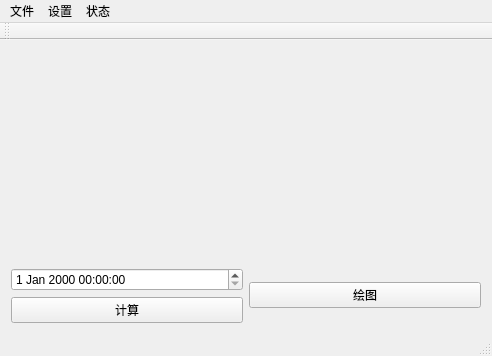
<?xml version="1.0" encoding="UTF-8"?>
<ui version="4.0">
 <class>tideCompare</class>
 <widget class="QMainWindow" name="tideCompare">
  <property name="geometry">
   <rect>
    <x>0</x>
    <y>0</y>
    <width>492</width>
    <height>356</height>
   </rect>
  </property>
  <property name="windowTitle">
   <string>tideCompare</string>
  </property>
  <widget class="QWidget" name="centralWidget">
   <layout class="QGridLayout" name="gridLayout">
    <item row="0" column="0" colspan="2">
     <widget class="QCustomPlot" name="customPlot" native="true"/>
    </item>
    <item row="1" column="0">
     <widget class="QDateTimeEdit" name="dateTimeEdit">
      <property name="time">
       <time>
        <hour>0</hour>
        <minute>0</minute>
        <second>0</second>
       </time>
      </property>
      <property name="maximumDateTime">
       <datetime>
        <hour>23</hour>
        <minute>59</minute>
        <second>59</second>
        <year>3000</year>
        <month>12</month>
        <day>31</day>
       </datetime>
      </property>
      <property name="minimumDateTime">
       <datetime>
        <hour>0</hour>
        <minute>0</minute>
        <second>0</second>
        <year>1900</year>
        <month>1</month>
        <day>1</day>
       </datetime>
      </property>
     </widget>
    </item>
    <item row="1" column="1" rowspan="2">
     <widget class="QPushButton" name="pushButtonPlot">
      <property name="text">
       <string>绘图</string>
      </property>
     </widget>
    </item>
    <item row="2" column="0">
     <widget class="QPushButton" name="pushButton_calVo">
      <property name="text">
       <string>计算</string>
      </property>
     </widget>
    </item>
   </layout>
  </widget>
  <widget class="QMenuBar" name="menuBar">
   <property name="geometry">
    <rect>
     <x>0</x>
     <y>0</y>
     <width>492</width>
     <height>23</height>
    </rect>
   </property>
   <widget class="QMenu" name="menu">
    <property name="title">
     <string>文件</string>
    </property>
    <addaction name="actionOpenFiles"/>
   </widget>
   <widget class="QMenu" name="menu_2">
    <property name="title">
     <string>设置</string>
    </property>
   </widget>
   <widget class="QMenu" name="menu_3">
    <property name="title">
     <string>状态</string>
    </property>
   </widget>
   <addaction name="menu"/>
   <addaction name="menu_2"/>
   <addaction name="menu_3"/>
  </widget>
  <widget class="QToolBar" name="mainToolBar">
   <attribute name="toolBarArea">
    <enum>TopToolBarArea</enum>
   </attribute>
   <attribute name="toolBarBreak">
    <bool>false</bool>
   </attribute>
  </widget>
  <widget class="QStatusBar" name="statusBar"/>
  <action name="actionOpenFiles">
   <property name="text">
    <string>打开文件</string>
   </property>
  </action>
 </widget>
 <layoutdefault spacing="6" margin="11"/>
 <customwidgets>
  <customwidget>
   <class>QCustomPlot</class>
   <extends>QWidget</extends>
   <header>qcustomplot.h</header>
   <container>1</container>
  </customwidget>
 </customwidgets>
 <resources/>
 <connections/>
</ui>
